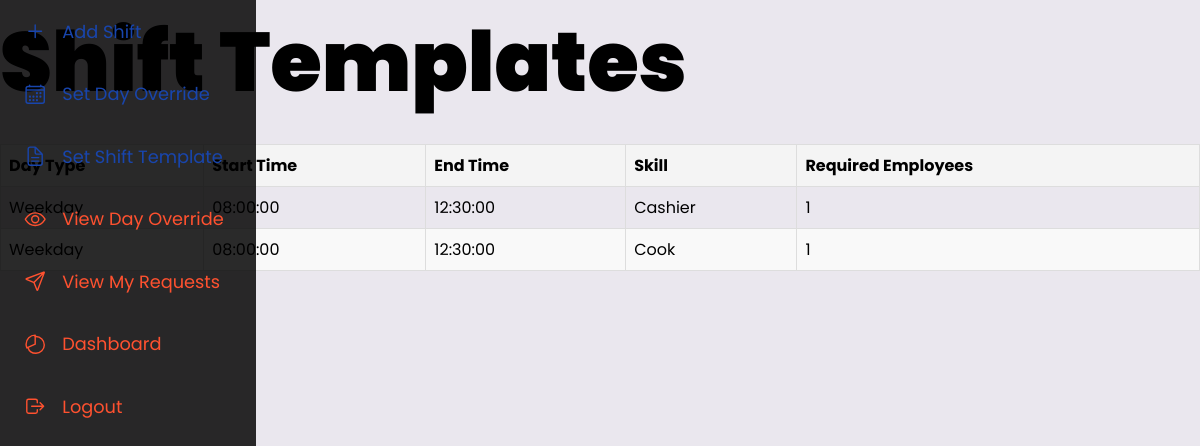
The app's page /view_shift_templates (signed in) with its own data.
### app.py (models this page shows)
class ShiftTemplate(db.Model):
    __tablename__ = 'shift_template'
    id = db.Column(db.Integer, primary_key=True)
    day_type = db.Column(db.String(20), nullable=False)
    start_time = db.Column(db.Time, nullable=False)
    end_time = db.Column(db.Time, nullable=False)
    skill = db.Column(db.String(100), nullable=False)
    required_employees = db.Column(db.Integer, nullable=False)

### app.py (the view)
@app.route('/view_shift_templates')
def view_shift_templates():
    if current_user.role != 'manager':
        flash("Access Denied: Only managers can set shift templates.")
        return redirect(url_for('home'))
    shift_templates = ShiftTemplate.query.all()
    return render_template('view_shift_templates.html', shift_templates=shift_templates)

### app.py (called while the page is built)
@login_manager.user_loader
def load_user(user_id):
	return Users.query.get(int(user_id))

### templates/view_shift_templates.html (shortened to what this page needs)
<!DOCTYPE html>
<html lang="en">
<head>
    <link rel="stylesheet" href="/static/css/style.css">
</head>
<body>
    {% include 'navbar.html' %}
    <h1>Shift Templates</h1>
    {% if shift_templates %}
        <table>
            <thead>
                <tr>
                    <th>Day Type</th>
                    <th>Start Time</th>
                    <th>End Time</th>
                    <th>Skill</th>
                    <th>Required Employees</th>
                </tr>
            </thead>
            <tbody>
                {% for template in shift_templates %}
                    <tr>
                        <td>{{ template.day_type }}</td>
                        <td>{{ template.start_time }}</td>
                        <td>{{ template.end_time }}</td>
                        <td>{{ template.skill }}</td>
                        <td>{{ template.required_employees }}</td>
                    </tr>
                {% endfor %}
            </tbody>
        </table>
    {% else %}
        <p>No shift templates found. Please add a template first.</p>
    {% endif %}
</body>
</html>

### static/css/style.css (style rules this page uses)
:root { --primary: 237, 94%, 81%; --background: 266, 16%, 92%; --background-secondary: 256, 12%, 12%; --background-secondary-dark: 256, 10%, 10%; --background-secondary-light: 257, 11%, 16%; --text-primary: 0, 0%, 0%; --black: 0, 0%, 0%; --white: 0, 0%, 100%; --quite-gray: 0, 0%, 50%; --grooble: 10, 28%, 93%; --heading-large: 5.6rem; --heading-medium: 3.6rem; --heading-small: 2.4rem; --paragraph: 1.11rem; --navbar-buttons: 2.4rem; --transition-main: .175, .685, .32; --font-main: "Poppins"; }
*, *::before, *::after { box-sizing: inherit; }
html, body { margin: 0; width: 100%; color: hsl(var(--text-primary)); font-family: var(--font-main); background-color: hsl(var(--background)); -webkit-font-smoothing: antialiased; scroll-behavior: smooth; box-sizing: border-box; }
h1, h2, h3, h4, h5, h6 { margin: 0; }
h1 { font-size: var(--heading-large); }
h1, h2 { font-weight: 900; }
@media only screen and (max-width: 1660px) { :root { --heading-large: 5.4rem; --heading-medium: 3.4rem; --heading-small: 2.2rem; } }
@media only screen and (max-width: 1456px) { :root { --heading-large: 5.2rem; --heading-medium: 3.2rem; --heading-small: 2rem; } }

### templates/view_shift_templates.html (style rules this page uses)
table { width: 100%; border-collapse: collapse; margin-top: 20px; }
th, td { border: 1px solid #ddd; padding: 8px; text-align: left; }
th { background-color: #f4f4f4; }
tr:nth-child(even) { background-color: #f9f9f9; }

### records on screen
ShiftTemplate: day_type "Weekday", start_time "08:00:00", end_time "12:30:00", skill "Cashier", required_employees "1"
ShiftTemplate: day_type "Weekday", start_time "08:00:00", end_time "12:30:00", skill "Cook", required_employees "1"
